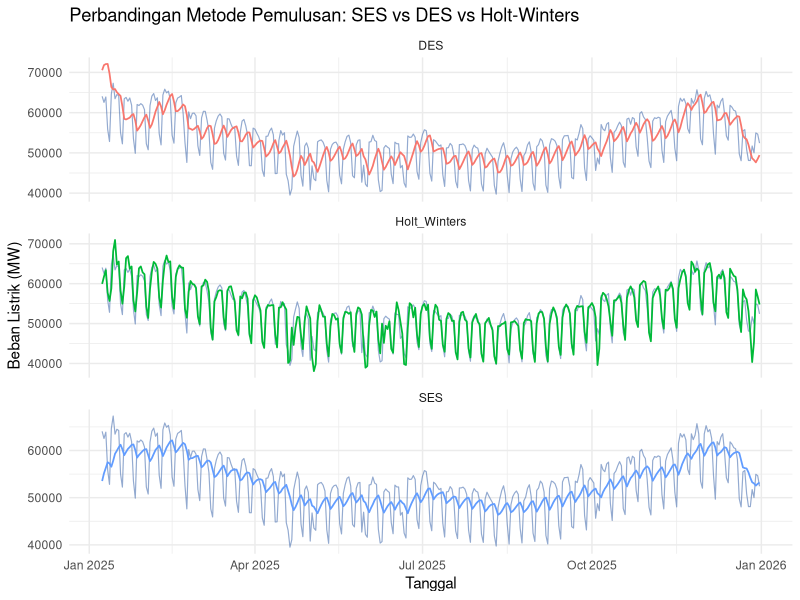

Source code (R):
## ---- chunk 1
knitr::opts_chunk$set(echo = TRUE, warning = FALSE, message = FALSE)
library(readxl)
library(forecast)
library(ggplot2)
library(writexl)
library(tidyr)
## ---- chunk 2
df <- read_excel("Beban_Listrik_Jerman_2025.xlsx")
df$Tanggal <- as.Date(df$Tanggal)

y <- ts(df$`Beban Listrik (MW)`, frequency = 7)

head(df)
## ---- chunk 3
# a. SES -> tanpa trend, tanpa musiman
model_ses <- HoltWinters(y, beta = FALSE, gamma = FALSE)

# b. DES (Holt) -> trend saja, tanpa musiman
model_des <- HoltWinters(y, gamma = FALSE)

# c. Holt-Winters -> trend + musiman aditif
model_hw <- HoltWinters(y, seasonal = "additive")
## ---- chunk 4
model_ses
## ---- chunk 5
model_des
## ---- chunk 6
model_hw
## ---- chunk 7
n_awal <- length(y) - length(fitted(model_hw)[, "xhat"])
df_hasil <- df[(n_awal + 1):nrow(df), ]

fitted_ses <- as.numeric(fitted(model_ses)[, "xhat"])
fitted_des <- as.numeric(fitted(model_des)[, "xhat"])
fitted_hw  <- as.numeric(fitted(model_hw)[, "xhat"])

n_target <- nrow(df_hasil)
df_hasil$SES <- tail(fitted_ses, n_target)
df_hasil$DES <- tail(fitted_des, n_target)
df_hasil$Holt_Winters <- tail(fitted_hw, n_target)

head(df_hasil)
## ---- chunk 8
hitung_metrik <- function(aktual, prediksi) {
  resid <- aktual - prediksi
  sse <- sum(resid^2)
  mse <- mean(resid^2)
  rmse <- sqrt(mse)
  mape <- mean(abs(resid / aktual)) * 100
  data.frame(SSE = sse, MSE = mse, RMSE = rmse, MAPE = mape)
}

aktual <- df_hasil$`Beban Listrik (MW)`
metrik_ses <- hitung_metrik(aktual, df_hasil$SES)
metrik_des <- hitung_metrik(aktual, df_hasil$DES)
metrik_hw  <- hitung_metrik(aktual, df_hasil$Holt_Winters)

tabel_metrik <- rbind(
  cbind(Metode = "SES", metrik_ses),
  cbind(Metode = "DES", metrik_des),
  cbind(Metode = "Holt-Winters", metrik_hw)
)
tabel_metrik[, 2:5] <- round(tabel_metrik[, 2:5], 2)

knitr::kable(tabel_metrik, caption = "Perbandingan Metrik Akurasi Ketiga Metode")
## ---- chunk 9
metode_terbaik <- tabel_metrik$Metode[which.min(tabel_metrik$MAPE)]
cat("Metode terbaik berdasarkan MAPE terendah:", metode_terbaik)
## ---- chunk 10
df_long <- pivot_longer(
  df_hasil,
  cols = c("SES", "DES", "Holt_Winters"),
  names_to = "Metode",
  values_to = "Nilai"
)

p <- ggplot() +
  geom_line(data = df_hasil, aes(x = Tanggal, y = `Beban Listrik (MW)`),
            color = "#4C72B0", linewidth = 0.4, alpha = 0.6) +
  geom_line(data = df_long, aes(x = Tanggal, y = Nilai, color = Metode), linewidth = 0.6) +
  facet_wrap(~Metode, ncol = 1, scales = "free_y") +
  labs(title = "Perbandingan Metode Pemulusan: SES vs DES vs Holt-Winters",
       x = "Tanggal", y = "Beban Listrik (MW)") +
  theme_minimal() +
  theme(legend.position = "none")

p
## ---- chunk 11
write_xlsx(
  list(
    "Data & Hasil" = df_hasil,
    "Perbandingan Metrik" = tabel_metrik
  ),
  "Perbandingan_Metode_Pemulusan_R.xlsx"
)
